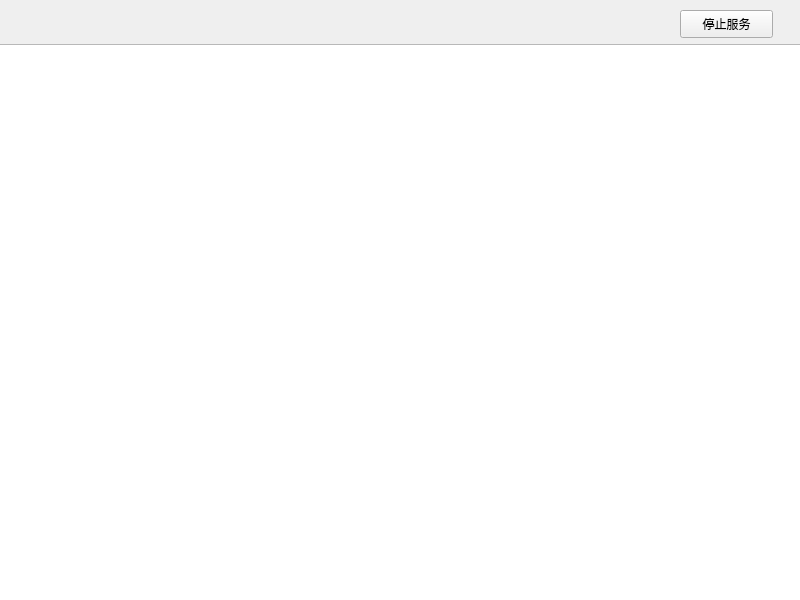
<?xml version="1.0" encoding="UTF-8"?>
<ui version="4.0">
 <class>MainWindow</class>
 <widget class="QMainWindow" name="MainWindow">
  <property name="geometry">
   <rect>
    <x>0</x>
    <y>0</y>
    <width>800</width>
    <height>600</height>
   </rect>
  </property>
  <property name="windowTitle">
   <string>MainWindow</string>
  </property>
  <widget class="QWidget" name="centralwidget">
   <widget class="QTextEdit" name="logTextEdit">
    <property name="geometry">
     <rect>
      <x>-7</x>
      <y>44</y>
      <width>811</width>
      <height>561</height>
     </rect>
    </property>
   </widget>
   <widget class="QPushButton" name="stopBtn">
    <property name="geometry">
     <rect>
      <x>680</x>
      <y>10</y>
      <width>93</width>
      <height>28</height>
     </rect>
    </property>
    <property name="text">
     <string>停止服务</string>
    </property>
   </widget>
  </widget>
 </widget>
 <resources/>
 <connections/>
</ui>
